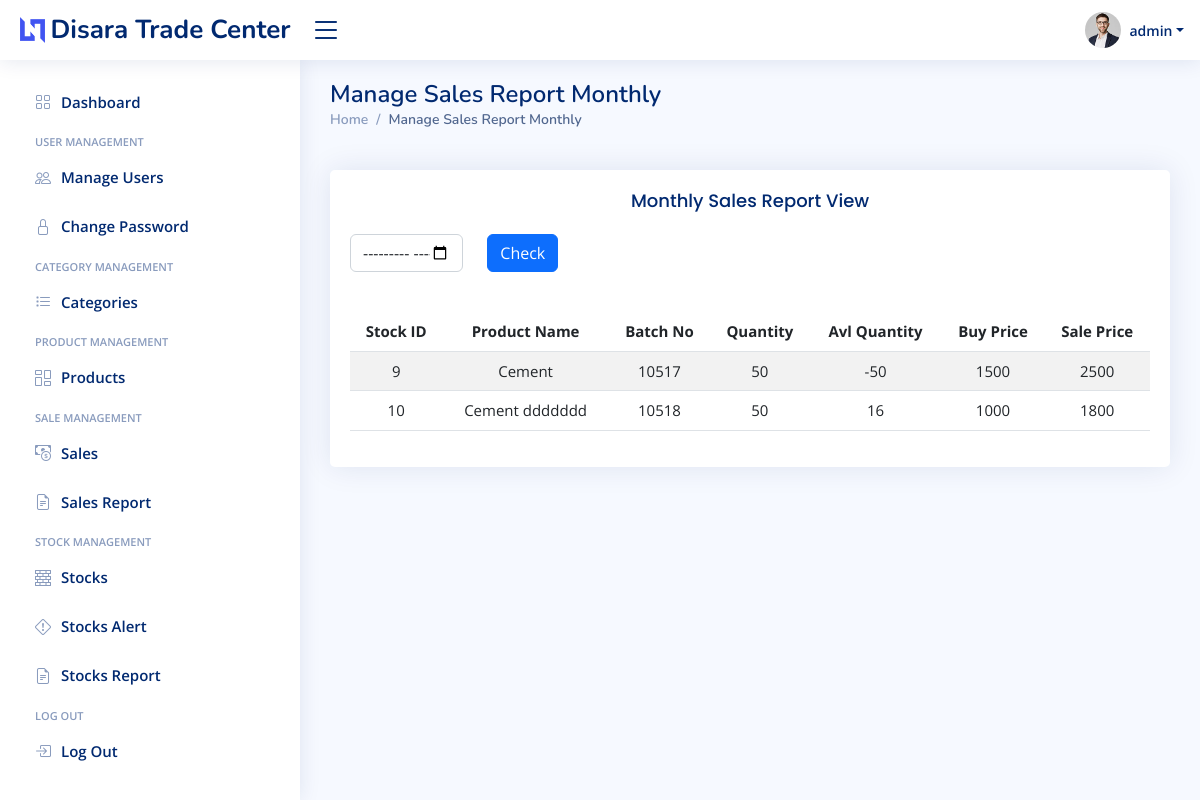
/Sales_Report_Monthly.php (signed in), run on the app's committed database.
### tables this page shows
CREATE TABLE `sales` (
  `sales_id` int unsigned NOT NULL AUTO_INCREMENT,
  `stock_id` int unsigned NOT NULL,
  `qty` int NOT NULL,
  `date` date NOT NULL,
  PRIMARY KEY (`sales_id`)
);

CREATE TABLE `stocks` (
  `s_id` int NOT NULL AUTO_INCREMENT,
  `pro_id` int NOT NULL,
  `batch_no` int NOT NULL,
  `quantity` int NOT NULL,
  `buy_price` int NOT NULL,
  `sale_price` int NOT NULL,
  `s_alert` int NOT NULL,
  `add_date` datetime NOT NULL DEFAULT CURRENT_TIMESTAMP,
  PRIMARY KEY (`s_id`)
);

CREATE TABLE `products` (
  `pro_id` int unsigned NOT NULL AUTO_INCREMENT,
  `pro_name` varchar(255) NOT NULL,
  `categorie_id` int unsigned NOT NULL,
  `media_file` varchar(100) DEFAULT '0',
  `created` datetime NOT NULL DEFAULT CURRENT_TIMESTAMP,
  PRIMARY KEY (`pro_id`)
);

### Sales_Report_Monthly.php (the view, shortened to what this page needs)
<?php
require_once "config/database.php";
require_once "layout/header.php";
require_once "layout/footer.php";
echo<<<EOT
<main id="main" class="main">
    <div class="pagetitle">
        <h1>Manage Sales Report Monthly</h1>
        <nav>
            <ol class="breadcrumb">
                <li class="breadcrumb-item"><a href="Dashboard.php">Home</a></li>
                <li class="breadcrumb-item active">Manage Sales Report Monthly</li>
            </ol>
        </nav>
    </div>
    <br>
    <div class="row">
    <div class="col-lg-12">
        <div class="card">
            <div class="card-body">
                <h5 class="card-title" style="text-align: center;">Monthly Sales Report View</h5>
                <form method="get">
                    <div class="row mb-3">
                        <div class="col-md-2 col-lg-2">
                            <input type="month" class="form-control "name="date"required>
                        </div>
                        <div class="col-md-2 col-lg-2">
                            <button type="submit" class="btn btn-primary" name="check" value="check">Check</button>
                        </div>
                    </div>
                </form>
                <br>
                <div style="overflow-x:auto;">
                    <table class="table table-striped" style="text-align:center; white-space:nowrap;font-size: 15px; "
                        id="dataTable" width="100%" cellspacing="0">
                        <thead>
                            <tr>
                                <th scope="col">Stock ID</th>
                                <th scope="col">Product Name</th>
                                <th scope="col">Batch No</th>
                                <th scope="col">Quantity</th>
                                <th scope="col">Avl Quantity</th>
                                <th scope="col">Buy Price</th>
                                <th scope="col">Sale Price</th>
                            </tr>
                        </thead>
                        <tbody>
EOT;
if (isset($_GET['check'])) {
    $sql = "SELECT * , (SUM(qty) - SUM(quantity)) AS 'avlqty' FROM `sales` LEFT JOIN `stocks` ON sales.stock_id = stocks.s_id LEFT JOIN `products` ON `stocks`.`pro_id` = `products`.`pro_id` WHERE DATE_FORMAT(date, '%Y-%m') ='".$_GET['date']."' GROUP BY stocks.pro_id;";
}else{
    $sql = "SELECT * , (SUM(qty) - SUM(quantity)) AS 'avlqty' FROM `sales` LEFT JOIN `stocks` ON sales.stock_id = stocks.s_id LEFT JOIN `products` ON `stocks`.`pro_id` = `products`.`pro_id` GROUP BY `stocks`.`pro_id`;";
}
$result = $conn->query($sql);
if ($result->num_rows > 0) {
while($row = $result->fetch_assoc()) {
	echo "<tr><td>".$row["s_id"]."</td>
	<td>".$row["pro_name"]."</td>
    <td>".$row["batch_no"]."</td>
    <td>".$row["quantity"]."</td>
    <td>".$row["avlqty"]."</td>
    <td>".$row["buy_price"]."</td>
    <td>".$row["sale_price"]."</td></tr>";
}
echo"</tbody></table></div></div></div></div>";
} else {
echo "</tbody></table></div></div></div></div>";
}
echo "</main>";
?>

### assets/css/style.css (style rules this page uses)
:root { scroll-behavior: smooth; }
body { font-family: "Open Sans", sans-serif; background: #f6f9ff; color: #444444; }
a { color: #4154f1; text-decoration: none; }
h1, h2, h3, h4, h5, h6 { font-family: "Nunito", sans-serif; }
#main { margin-top: 60px; padding: 20px 30px; transition: all 0.3s; }
.pagetitle { margin-bottom: 10px; }
.pagetitle h1 { font-size: 24px; margin-bottom: 0; font-weight: 600; color: #012970; }
.card { margin-bottom: 30px; border: none; border-radius: 5px; box-shadow: 0px 0 30px rgba(1, 41, 112, 0.1); }
.card-title { padding: 20px 0 15px 0; font-size: 18px; font-weight: 500; color: #012970; font-family: "Poppins", sans-serif; }
.card-body { padding: 0 20px 20px 20px; }
.breadcrumb { font-size: 14px; font-family: "Nunito", sans-serif; color: #899bbd; font-weight: 600; }
.breadcrumb a { color: #899bbd; transition: 0.3s; }
.breadcrumb .breadcrumb-item::before { color: #899bbd; }
.breadcrumb .active { color: #51678f; font-weight: 600; }
@media (min-width: 1200px) { #main, #footer { margin-left: 300px; } }

### data on the page
sales: stock.s_id "9", products.pro_name "Cement", stock.batch_no "10517", stock.quantity "50", avlqty "-50", stock.buy_price "1500", stock.sale_price "2500"
sales: stock.s_id "10", products.pro_name "Cement ddddddd", stock.batch_no "10518", stock.quantity "50", avlqty "16", stock.buy_price "1000", stock.sale_price "1800"

### other printed values
$_SESSION['username'] "admin"
